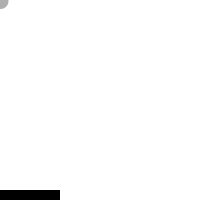
Frame 1 (no input)
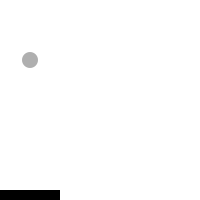
Frame 60 (the mouse pressed at the canvas centre just before this capture)
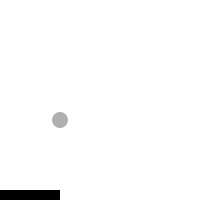
Frame 120 (the mouse held since frame 60 and released just before this capture)

The Processing sketch that drew these frames (run headless with seeded random() and noise(); from frame 60 on, the mouse is pressed at the canvas centre):

// Processing sketch: Paddle_Ball
// ── Paddle_Ball.pde
PVector location;
PVector velocity;
PVector paddle;

void setup() {
  size(200,200);
  smooth();
  background(255);
  location = new PVector(0,0);
  velocity = new PVector(0.5,1);
  paddle = new PVector(0,200);
}

void draw() {
  background(255);
  noStroke();
  fill(255,10);
  rect(0,0,width,height);
  
  fill(0,0,0);
  rect(paddle.x,paddle.y-10,60,10);
  
  // Add the current speed to the location.
  location.add(velocity);
  

  // We still sometimes need to refer to the individual components of a PVector 
  // and can do so using the dot syntax (location.x, velocity.y, etc.)
  
  if ((location.x > width) || (location.x < 0)) {
    velocity.x = velocity.x * -1;
  }
  
  
  /*
  if ((location.y > height) || (location.y < 0)) {
    velocity.y = velocity.y * -1;
  }
  */
  if ((location.y < 0)) {
    velocity.y = velocity.y * -1;
    print("REACHED THE TOP\n");
  }
  
  if((paddle.y-location.y) >=0 && (paddle.y-location.y) <=10 && abs(paddle.x-location.x ) <60)
  {
   print("This is close \n"); 
   
   velocity.y = velocity.y * -1;
  }
print ("BALL X :" +location.x + " BALL Y :" +location.y);
print ("\n");
print ("PADDLE X :" +paddle.x + " PADDLE Y :" +paddle.y);
//print (" x dist : " + abs(paddle.x-location.x));
//print(" y dist: " + abs(paddle.y -location.y));
print ("\n");
  // Display circle at x location
  noStroke();
  //stroke(0);
  fill(175);
  ellipse(location.x,location.y,16,16);
  
  //print(location.dist(paddle));
  //print("\n");
}
// ── Key_Movements.pde
void keyPressed() {
  //print ("hi");
  if(keyCode == RIGHT ){
    paddle.x = paddle.x+10;
  }
  if(keyCode == LEFT){
    paddle.x = paddle.x-10;
  }
  if(paddle.x<=0 || paddle.x >= 200) {
    paddle.x =0;
  }
  
  if(keyCode == 'R'){
    location.x = 0;
    location.y = 0;
  }
}
